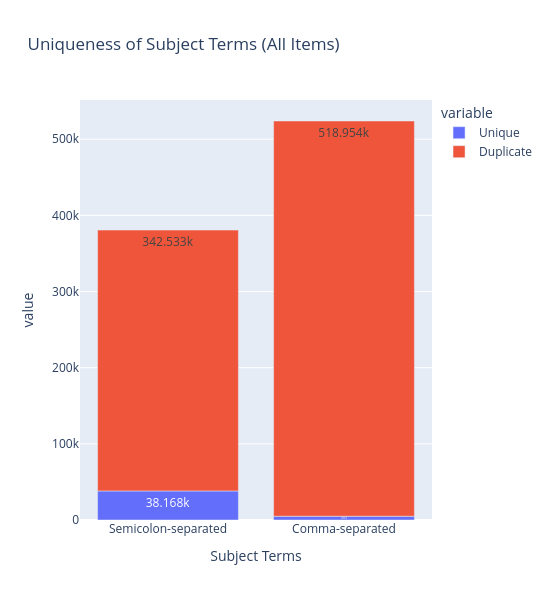

Notebook code for this chart:
### Code cell
# Graph uniqueness
plot_df = pd.DataFrame(
    [
        ['Semicolon-separated', len(set(subject_terms_semicolon_sep)), len(subject_terms_semicolon_sep) - len(set(subject_terms_semicolon_sep))],
        ['Comma-separated', len(set(subject_terms_comma_sep)), len(subject_terms_comma_sep) - len(set(subject_terms_comma_sep))]
    ],
    columns=['Subject Terms', 'Unique', 'Duplicate'])
fig = px.bar(
    plot_df,
    x='Subject Terms',
    y=['Unique', 'Duplicate'],
    title='Uniqueness of Subject Terms (All Items)',
    text_auto=True,
    # text=[{'Unique': 1, 'Duplicate': 2}, {'Unique': 3, 'Duplicate': 4}],
    height=600,
    width=550,
)
fig.show()

### Figure 1 — Plotly figure (JSON) as saved in the notebook; plotly's stock layout.template omitted (floating-point values rounded to 4 significant figures)
{"data": [{"hovertemplate": "variable=Unique<br>Subject Terms=%{x}<br>value=%{y}<extra></extra>", "legendgroup": "Unique", "marker": {"color": "#636efa", "pattern": {"shape": ""}}, "name": "Unique", "orientation": "v", "showlegend": true, "textposition": "auto", "texttemplate": "%{y}", "type": "bar", "x": ["Semicolon-separated", "Comma-separated"], "xaxis": "x", "y": [38168, 4963], "yaxis": "y"}, {"hovertemplate": "variable=Duplicate<br>Subject Terms=%{x}<br>value=%{y}<extra></extra>", "legendgroup": "Duplicate", "marker": {"color": "#EF553B", "pattern": {"shape": ""}}, "name": "Duplicate", "orientation": "v", "showlegend": true, "textposition": "auto", "texttemplate": "%{y}", "type": "bar", "x": ["Semicolon-separated", "Comma-separated"], "xaxis": "x", "y": [342533, 518954], "yaxis": "y"}], "layout": {"barmode": "relative", "height": 600, "legend": {"title": {"text": "variable"}, "tracegroupgap": 0}, "title": {"text": "Uniqueness of Subject Terms (All Items)"}, "width": 550, "xaxis": {"anchor": "y", "domain": [0, 1], "title": {"text": "Subject Terms"}}, "yaxis": {"anchor": "x", "domain": [0, 1], "title": {"text": "value"}}}}
